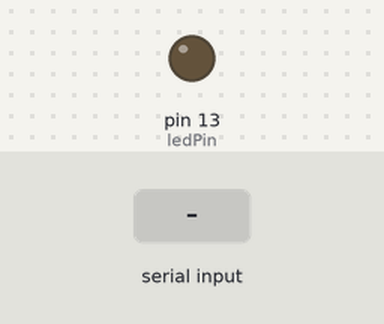
A sketch run on a simulated Arduino Pro Mini, built with avr-gcc and run on an emulated ATmega328P. On the bench: output pins drawn as LEDs (lit = HIGH). The test bench sets the inputs (shaded band). What the sketch prints to the serial monitor is not drawn.

Above: at 1.2 s.
1.3 s: "H" received over Serial
At 2.5 s:
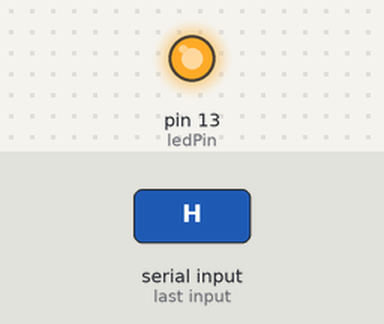
2.8 s: "L" received over Serial
At 3.8 s:
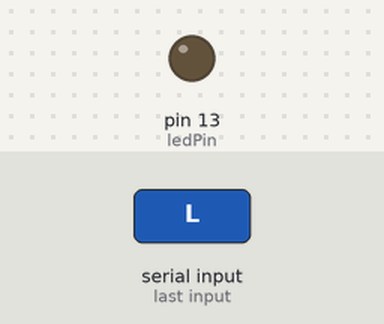
4.3 s: "H" received over the second serial link
At 5.8 s:
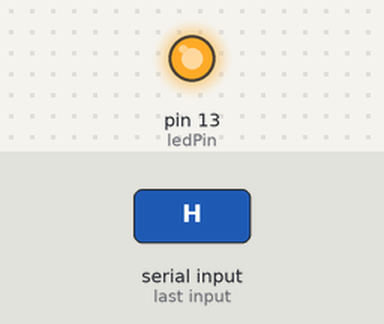
Timing chart, 0 to 7.3 s (numbered marks = the images above; inputs shaded):
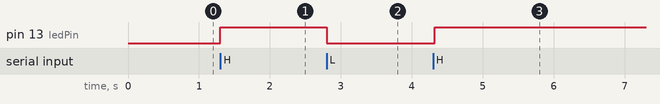

Measured:
- after the input at 1.3 s, pin 13 (ledPin): LOW → HIGH at once
- after the input at 2.8 s, pin 13 (ledPin): HIGH → LOW at once
- after the input at 4.3 s, pin 13 (ledPin): LOW → HIGH at once

The sketch:

SerialTest.ino
```cpp
// A test for running both the primary serial port (on the programming header on a ProMini)
// and a software defined serial port on pins 10 and 11.

#include <SoftwareSerial.h>

SoftwareSerial softwareSerial(10, 11);

// globals
const int ledPin = 13;
int SerialIncomingByte;
int SoftwareSerialIncomingByte;

void setup() {

  // initialize serial communication (high speeds appear unstable)
  Serial.begin(9600);
  softwareSerial.begin(9600);

  // initialize the LED pin as an output:
  pinMode(ledPin, OUTPUT);

  Serial.print("Serial Setup complete");
  softwareSerial.print("SoftwareSerial Setup complete");
}

void loop() {

  // see if there's incoming serial data
  if (Serial.available() > 0) {

   Serial.print("Serial working");

    // read the oldest byte in the serial buffer:
    SerialIncomingByte = Serial.read();

    // if it's a capital H (ASCII 72), turn on the LED:
    if (SerialIncomingByte == 'H') {
      digitalWrite(ledPin, HIGH);
    }
    // if it's an L (ASCII 76) turn off the LED:
    if (SerialIncomingByte == 'L') {
      digitalWrite(ledPin, LOW);
    }
  }

  // see if there's incoming serial data:
  if (softwareSerial.available() > 0) {

    softwareSerial.print("Software Serial working");

    //read the oldest byte in the serial buffer:
    SoftwareSerialIncomingByte = softwareSerial.read();

    // if it's a capital H (ASCII 72), turn on the LED:
    if (SoftwareSerialIncomingByte == 'H') {
      digitalWrite(ledPin, HIGH);
    }
    // if it's an L (ASCII 76) turn off the LED:
    if (SoftwareSerialIncomingByte == 'L') {
      digitalWrite(ledPin, LOW);
    }
  }
}
```
